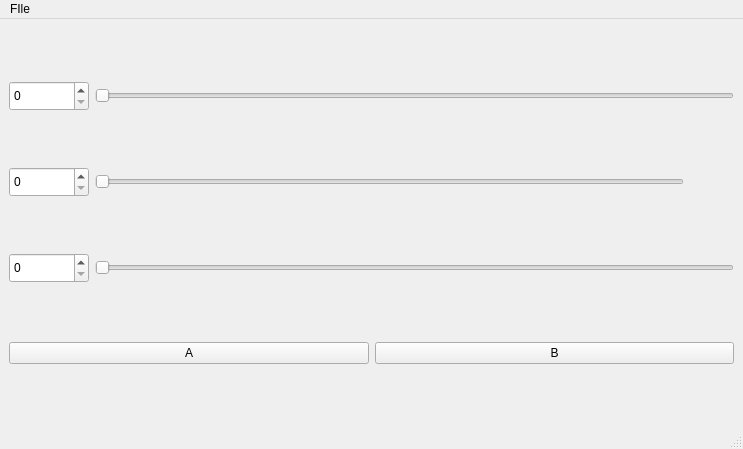
<?xml version="1.0" encoding="UTF-8"?>
<ui version="4.0">
 <class>MainWindow</class>
 <widget class="QMainWindow" name="MainWindow">
  <property name="geometry">
   <rect>
    <x>0</x>
    <y>0</y>
    <width>743</width>
    <height>449</height>
   </rect>
  </property>
  <property name="windowTitle">
   <string>MainWindow</string>
  </property>
  <widget class="QWidget" name="centralwidget">
   <layout class="QVBoxLayout" name="verticalLayout_2">
    <item>
     <layout class="QVBoxLayout" name="verticalLayout">
      <item>
       <layout class="QHBoxLayout" name="horizontalLayout_3">
        <property name="leftMargin">
         <number>0</number>
        </property>
        <item>
         <widget class="QSpinBox" name="spinBox_3">
          <property name="minimumSize">
           <size>
            <width>80</width>
            <height>30</height>
           </size>
          </property>
         </widget>
        </item>
        <item>
         <widget class="QSlider" name="horizontalSlider_3">
          <property name="enabled">
           <bool>true</bool>
          </property>
          <property name="orientation">
           <enum>Qt::Horizontal</enum>
          </property>
         </widget>
        </item>
       </layout>
      </item>
      <item>
       <layout class="QHBoxLayout" name="horizontalLayout_2" stretch="0,0">
        <property name="spacing">
         <number>6</number>
        </property>
        <property name="topMargin">
         <number>50</number>
        </property>
        <property name="rightMargin">
         <number>50</number>
        </property>
        <property name="bottomMargin">
         <number>50</number>
        </property>
        <item>
         <widget class="QSpinBox" name="spinBox_2">
          <property name="minimumSize">
           <size>
            <width>80</width>
            <height>30</height>
           </size>
          </property>
         </widget>
        </item>
        <item>
         <widget class="QSlider" name="horizontalSlider_2">
          <property name="orientation">
           <enum>Qt::Horizontal</enum>
          </property>
         </widget>
        </item>
       </layout>
      </item>
      <item>
       <layout class="QHBoxLayout" name="horizontalLayout">
        <item>
         <widget class="QSpinBox" name="spinBox">
          <property name="minimumSize">
           <size>
            <width>80</width>
            <height>30</height>
           </size>
          </property>
         </widget>
        </item>
        <item>
         <widget class="QSlider" name="horizontalSlider">
          <property name="orientation">
           <enum>Qt::Horizontal</enum>
          </property>
         </widget>
        </item>
       </layout>
      </item>
     </layout>
    </item>
    <item>
     <layout class="QGridLayout" name="gridLayout">
      <item row="0" column="0">
       <widget class="QPushButton" name="pushButton">
        <property name="text">
         <string>A</string>
        </property>
       </widget>
      </item>
      <item row="0" column="1">
       <widget class="QPushButton" name="pushButton_2">
        <property name="text">
         <string>B</string>
        </property>
       </widget>
      </item>
     </layout>
    </item>
   </layout>
  </widget>
  <widget class="QMenuBar" name="menubar">
   <property name="geometry">
    <rect>
     <x>0</x>
     <y>0</y>
     <width>743</width>
     <height>23</height>
    </rect>
   </property>
   <widget class="QMenu" name="menuFIle">
    <property name="title">
     <string>FIle</string>
    </property>
    <addaction name="actionOPen"/>
    <addaction name="actionSave"/>
   </widget>
   <addaction name="menuFIle"/>
  </widget>
  <widget class="QStatusBar" name="statusbar"/>
  <action name="actionOPen">
   <property name="text">
    <string>Open</string>
   </property>
  </action>
  <action name="actionSave">
   <property name="text">
    <string>Save</string>
   </property>
  </action>
 </widget>
 <resources/>
 <connections/>
</ui>
